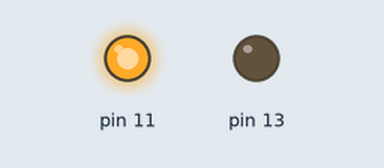
Simulated run of this program. Board: Raspberry Pi (header pin numbers). On the bench: output pins drawn as LEDs (lit = HIGH). At 1.5 s the program stops and its outputs stay as they are.

Above: at 0.1 s.
At 0.6 s:
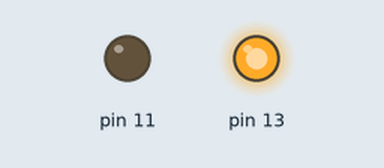
At 1.6 s:
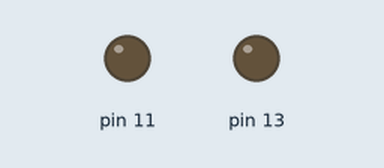
Timing chart, 0 to 3.0 s (numbered marks = the images above):
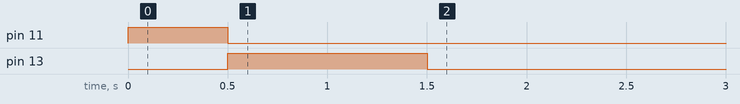

The program:

testing_motor1.py
```python
import RPi.GPIO as GPIO
from time import sleep
GPIO.setmode(GPIO.BOARD)
GPIO.setup(11,GPIO.OUT)
GPIO.setup(13,GPIO.OUT)
GPIO.output(11,True)
sleep(0.5)
GPIO.output(11,False)
GPIO.output(13,True)
sleep(1)
GPIO.output(13,False)

GPIO.cleanup()
```

Measured:
- by itself, pin 11: LOW → HIGH at 0.00 s, → LOW 0.50 s later
- by itself, pin 13: LOW → HIGH at 0.50 s, → LOW 1.0 s later
